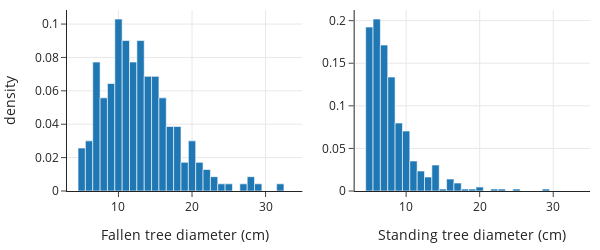

Notebook code for this chart:
### Markdown cell above
Based on the quartiles, the distribution of tree diameter seems skewed right. Let's compare  the distribution of diameter for the standing and fallen trees with histograms:

### Code cell
f1 = px.histogram(trees.query('status == "fallen"'), x="diameter", 
                  histnorm='probability density', nbins = 30)
f2 = px.histogram(trees.query('status == "standing"'), x="diameter", 
                  histnorm='probability density')

fig = left_right(f1, f2, height=250, width=600)
fig.update_xaxes(title_text='Fallen tree diameter (cm)', 
                 row=1, col=1, range=[3, 35])
fig.update_xaxes(title_text='Standing tree diameter (cm)', 
                 row=1, col=2, range=[3, 35])
fig.update_yaxes(title_text='density', row=1, col=1)
fig.show()

### Figure 1 — Plotly figure (JSON) as saved in the notebook; plotly's stock layout.template omitted (floating-point values rounded to 4 significant figures; data arrays with more than 128 entries replaced by an {"elided": "..."} marker saying what was removed)
{"data": [{"alignmentgroup": "True", "histnorm": "probability density", "hovertemplate": "diameter=%{x}<br>probability density=%{y}<extra></extra>", "legendgroup": "", "marker": {"color": "#1F77B4", "pattern": {"shape": ""}}, "name": "", "nbinsx": 30, "offsetgroup": "", "orientation": "v", "showlegend": false, "type": "histogram", "x": {"elided": "233 float values"}, "xaxis": "x", "yaxis": "y"}, {"alignmentgroup": "True", "histnorm": "probability density", "hovertemplate": "diameter=%{x}<br>probability density=%{y}<extra></extra>", "legendgroup": "", "marker": {"color": "#1F77B4", "pattern": {"shape": ""}}, "name": "", "offsetgroup": "", "orientation": "v", "showlegend": false, "type": "histogram", "x": {"elided": "426 float values"}, "xaxis": "x2", "yaxis": "y2"}], "layout": {"height": 250, "width": 600, "xaxis": {"anchor": "y", "domain": [0, 0.45], "range": [3, 35], "title": {"text": "Fallen tree diameter (cm)"}, "type": "linear"}, "xaxis2": {"anchor": "y2", "domain": [0.55, 1], "range": [3, 35], "title": {"text": "Standing tree diameter (cm)"}, "type": "linear"}, "yaxis": {"anchor": "x", "autorange": true, "domain": [0, 1], "range": [0, 0.1084], "title": {"text": "density"}}, "yaxis2": {"anchor": "x2", "autorange": true, "domain": [0, 1], "range": [0, 0.2125]}}}
